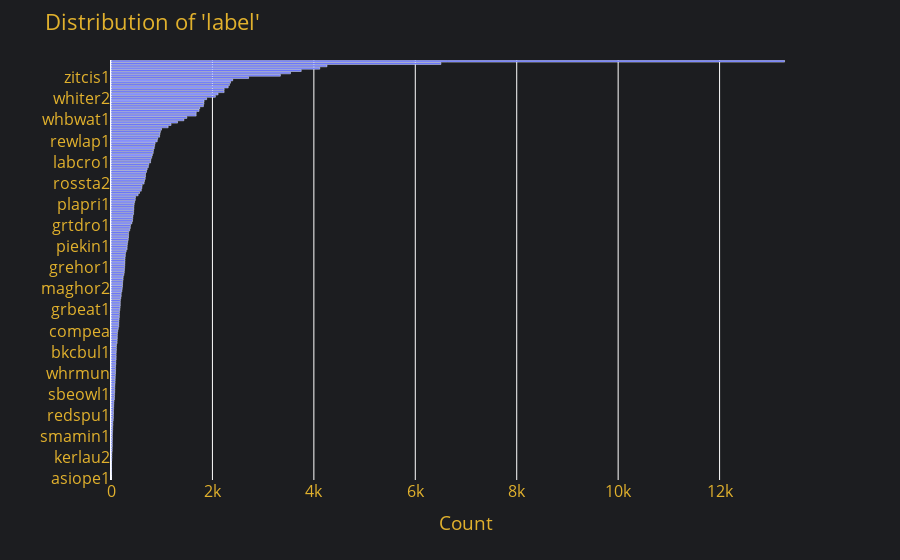

Write notebook code for a chart like this one.
### Code cell
cat_feature_dist(bird_preds_df, 'label')

### Figure 1 — Plotly figure (JSON) as saved in the notebook; plotly's stock layout.template omitted (floating-point values rounded to 4 significant figures; data arrays with more than 128 entries replaced by an {"elided": "..."} marker saying what was removed)
{"data": [{"alignmentgroup": "True", "hovertemplate": "x=%{x}<br>y=%{y}<extra></extra>", "legendgroup": "", "marker": {"color": "#636efa", "pattern": {"shape": ""}}, "name": "", "offsetgroup": "", "orientation": "h", "showlegend": false, "textposition": "auto", "type": "bar", "x": {"elided": "179 int values"}, "xaxis": "x", "y": {"elided": "179 str values"}, "yaxis": "y"}], "layout": {"autosize": true, "barmode": "group", "font": {"color": "#E1B12D", "size": 16}, "legend": {"tracegroupgap": 0}, "margin": {"t": 60}, "paper_bgcolor": "#1C1D20", "plot_bgcolor": "#1C1D20", "showlegend": false, "title": {"text": "Distribution of 'label'"}, "xaxis": {"anchor": "y", "autorange": true, "domain": [0, 1], "range": [0, 13980], "title": {"text": "Count"}, "type": "linear"}, "yaxis": {"anchor": "x", "autorange": true, "domain": [0, 1], "range": [-0.5, 178.5], "title": {"text": ""}, "type": "category"}}}
